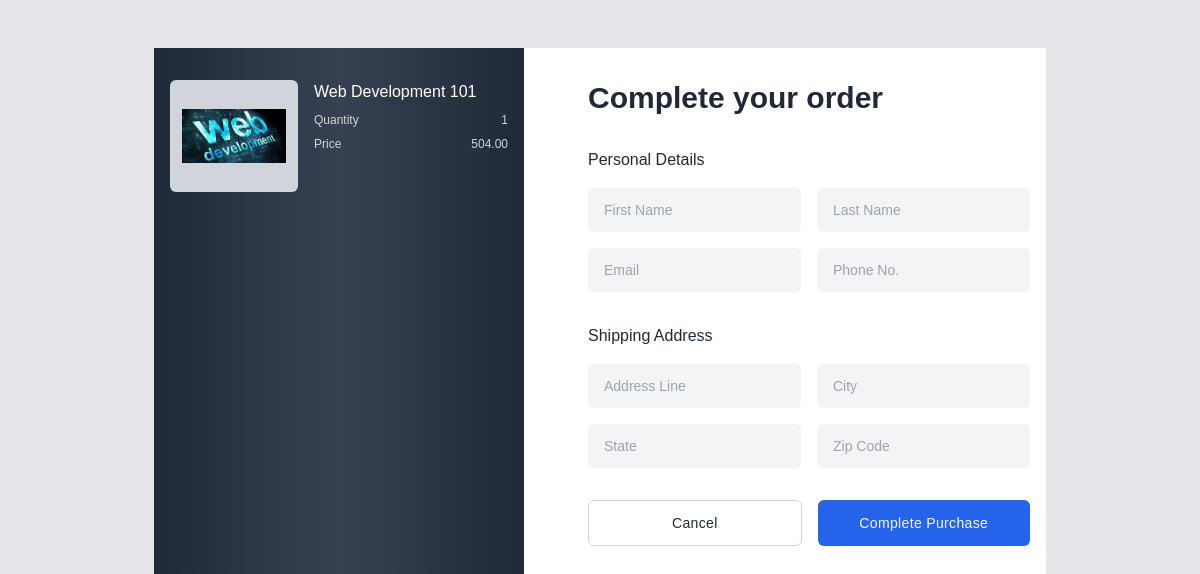
The app's page /course/checkout/4/ with its own data.
### djangoGoogleClassroom/models.py (models this page shows, shortened)
class Course(models.Model):
    id = models.AutoField(primary_key=True)
    name = models.CharField(max_length=255)
    description = models.TextField()
    price = models.DecimalField(max_digits=10, decimal_places=2, null=True, blank=True)
    ownerid = models.CharField(max_length=255)
    alias = models.CharField(max_length=100, default='p')
    datecreated = models.DateTimeField(default=now)
    startdate = models.DateField(default=date.today)
    googleclassroomid = models.CharField(max_length=255, unique=True)

class CourseImage(models.Model):
    course = models.OneToOneField(Course, on_delete=models.CASCADE, primary_key=True)
    imagepath = models.ImageField(default='fallback.jpg', blank=True)

### djangoGoogleClassroom/views.py (the view)
# urls.py: path('course/checkout/<int:courseid>/', views.course_checkout, name='course_checkout'),
def course_checkout(request, courseid):
    course = get_object_or_404(Course, id=courseid)
    return render(request, 'course-checkout.html', {'course': course})

### djangoGoogleClassroom/templates/course-checkout.html (shortened to what this page needs)
<!DOCTYPE html>
<html lang="en">
<head>
    <script src="https://cdn.tailwindcss.com"></script>
</head>
<body class="flex justify-center bg-gray-200 px-6 text-gray-800 py-12" >
    <div class="font-[sans-serif] bg-white">
        <div class="flex max-sm:flex-col gap-12 max-lg:gap-4 h-full">
          <div class="bg-gradient-to-r from-gray-800 via-gray-700 to-gray-800 sm:h-screen sm:sticky sm:top-0 lg:min-w-[370px] sm:min-w-[300px] ml-rounded-md">
            <div class="relative h-full">
              <div class="px-4 py-8 sm:overflow-auto sm:h-[calc(100vh-60px)]">
                <div class="space-y-4">
                  <div class="flex items-start gap-4">
                    <div class="w-32 h-28 max-lg:w-24 max-lg:h-24 flex p-3 shrink-0 bg-gray-300 rounded-md">
                <img src="{{ course.courseimage.imagepath.url }}" alt="{{ course.name }}" class="w-full object-contain" >
                    </div>
                    <div class="w-full">
                      <h3 class="text-base text-white">{{course.name}}</h3>
                      <ul class="text-xs text-gray-300 space-y-2 mt-2">
                        <li class="flex flex-wrap gap-4">Quantity <span class="ml-auto">1</span></li>
                        <li class="flex flex-wrap gap-4">Price <span class="ml-auto">{{course.price}}</span></li>
                      </ul>
                    </div>
                  </div>
                </div>
              </div>
            </div>
          </div>
          <div class="max-w-4xl w-full h-max rounded-md px-4 py-8 sticky top-0">
            <h2 class="text-3xl font-extrabold text-gray-800">Complete your order</h2>
            <form class="mt-8">
              <div>
                <h3 class="text-base text-gray-800 mb-4">Personal Details</h3>
                <div class="grid md:grid-cols-2 gap-4">
                  <div>
                    <input type="text" placeholder="First Name"
                      class="px-4 py-3 bg-gray-100 focus:bg-transparent text-gray-800 w-full text-sm rounded-md focus:outline-blue-600" />
                  </div>
                  <div>
                    <input type="text" placeholder="Last Name"
                      class="px-4 py-3 bg-gray-100 focus:bg-transparent text-gray-800 w-full text-sm rounded-md focus:outline-blue-600" />
                  </div>
                  <div>
                    <input type="email" placeholder="Email"
                      class="px-4 py-3 bg-gray-100 focus:bg-transparent text-gray-800 w-full text-sm rounded-md focus:outline-blue-600" />
                  </div>
                  <div>
                    <input type="number" placeholder="Phone No."
                      class="px-4 py-3 bg-gray-100 focus:bg-transparent text-gray-800 w-full text-sm rounded-md focus:outline-blue-600" />
                  </div>
                </div>
              </div>
              <div class="mt-8">
                <h3 class="text-base text-gray-800 mb-4">Shipping Address</h3>
                <div class="grid md:grid-cols-2 gap-4">
                  <div>
                    <input type="text" placeholder="Address Line"
                      class="px-4 py-3 bg-gray-100 focus:bg-transparent text-gray-800 w-full text-sm rounded-md focus:outline-blue-600" />
                  </div>
                  <div>
                    <input type="text" placeholder="City"
                      class="px-4 py-3 bg-gray-100 focus:bg-transparent text-gray-800 w-full text-sm rounded-md focus:outline-blue-600" />
                  </div>
                  <div>
                    <input type="text" placeholder="State"
                      class="px-4 py-3 bg-gray-100 focus:bg-transparent text-gray-800 w-full text-sm rounded-md focus:outline-blue-600" />
                  </div>
                  <div>
                    <input type="text" placeholder="Zip Code"
                      class="px-4 py-3 bg-gray-100 focus:bg-transparent text-gray-800 w-full text-sm rounded-md focus:outline-blue-600" />
                  </div>
                </div>
                <div class="flex gap-4 max-md:flex-col mt-8">
                  <button type="button" class="rounded-md px-6 py-3 w-full text-sm tracking-wide bg-transparent hover:bg-gray-100 border border-gray-300 text-gray-800 max-md:order-1">Cancel</button>
                  <button type="button" class="rounded-md px-6 py-3 w-full text-sm tracking-wide bg-blue-600 hover:bg-blue-700 text-white">Complete Purchase</button>
                </div>
              </div>
            </form>
          </div>
        </div>
      </div>
</body>
</html>

### records on screen
Course: courseimage.imagepath (picture), name "Web Development 101", price "504.00"
